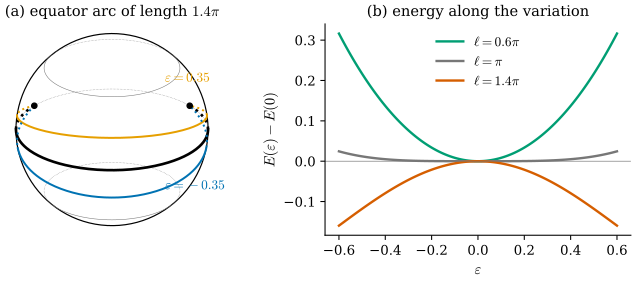

Write the Python code that produced this figure.
"""Figure 44.1.3: a geodesic that is not a minimum of the energy (Section 44.1, Example 44.1.8).

The equator arc gamma(t) = x(pi/2, t), 0 <= t <= ell, of the unit sphere (x(theta, phi) of GUIDELINES 7) and its
variation gamma_eps(t) = x(pi/2 - eps sin(pi t/ell), t), which keeps the endpoints.
(a) ell = 1.4 pi seen from elev 25: the arc (black) and gamma_eps for eps = +-0.35 (orange, blue).
(b) E(eps) - E(0) for ell = 0.6 pi, pi, 1.4 pi (E = (1/2) int |gamma'|^2 dt, trapezoid rule with 4001 points);
    E''(0) = (ell/2)(pi^2/ell^2 - 1) (Example 44.1.8).
Self-checks: E''(0) by finite differences matches the closed form; the variation fixes the endpoints.

Run from the project root: PYTHONPATH=tools python3 chapters/44-discrete-geodesics/figures/fig-44-1-3-energy-saddle.py
"""

import dgmesh as dm
import dgfig

dgfig.setup()
import matplotlib.pyplot as plt  # noqa: E402
import numpy as np  # noqa: E402

col = dgfig.COLORS


def X(th, ph):
    return np.stack([np.sin(th) * np.cos(ph), np.sin(th) * np.sin(ph), np.cos(th) + 0 * ph], -1)


def energy(eps, ell, n=4001):
    t = np.linspace(0, ell, n)
    w = np.pi / ell
    th = np.pi / 2 - eps * np.sin(w * t)
    dth = -eps * w * np.cos(w * t)
    integrand = 0.5 * (dth ** 2 + np.sin(th) ** 2)
    return float(np.trapezoid(integrand, t))


for ell in (0.6 * np.pi, np.pi, 1.4 * np.pi):
    h = 1e-3
    E2 = (energy(h, ell) - 2 * energy(0, ell) + energy(-h, ell)) / h ** 2
    exact = ell / 2 * (np.pi ** 2 / ell ** 2 - 1)
    assert abs(E2 - exact) < 1e-5, (E2, exact)
    print(f"ell = {ell / np.pi:.1f} pi: E''(0) = {exact:+.4f}")

fig, (axa, axb) = plt.subplots(1, 2, figsize=(7.0, 3.1), gridspec_kw={"width_ratios": [1.0, 1.15]})
cam = dm.Ortho(elev=25, azim=0)


def draw3(ax, P, **kw):
    P = np.asarray(P)
    vis = P @ cam.view > -1e-9
    Q = cam(P)
    for mask, ls in ((vis, kw.pop("ls", "-")), (~vis, ":")):
        segm = np.where(mask, 1.0, np.nan)
        ax.plot(Q[:, 0] * segm, Q[:, 1] * segm, ls=ls, **kw)


tt = np.linspace(0, 2 * np.pi, 400)
axa.plot(np.cos(tt), np.sin(tt), color=col["main"], lw=0.9)
for th in (np.pi / 4, np.pi / 2, 3 * np.pi / 4):
    draw3(axa, X(th, tt), color=col["aux"], lw=0.4)
ell = 1.4 * np.pi
t = np.linspace(0, ell, 300)
ph = t - ell / 2           # centre the arc on the front meridian phi = 0
draw3(axa, X(np.pi / 2 + 0 * t, ph), color=col["main"], lw=2.0)
for eps, c in ((0.35, col["accent"]), (-0.35, col["tangent"])):
    draw3(axa, X(np.pi / 2 - eps * np.sin(np.pi * t / ell), ph), color=c, lw=1.5)
for P_ in (X(np.pi / 2, -ell / 2), X(np.pi / 2, ell / 2)):
    c2 = cam(P_[None])[0]
    axa.plot(*c2, "o", color=col["main"], ms=4)
axa.text(0.55, -0.62, r"$\varepsilon = -0.35$", fontsize=10, color=col["tangent"])
axa.text(0.55, 0.5, r"$\varepsilon = 0.35$", fontsize=10, color=col["accent"])
axa.set_aspect("equal")
axa.set_xlim(-1.1, 1.1)
axa.set_ylim(-1.1, 1.1)
axa.set_axis_off()
axa.set_title(r"(a) equator arc of length $1.4\pi$", fontsize=11)

eps = np.linspace(-0.6, 0.6, 121)
for ell, c, lab in ((0.6 * np.pi, col["third"], r"$\ell = 0.6\pi$"), (np.pi, col["aux"], r"$\ell = \pi$"),
                    (1.4 * np.pi, col["normal"], r"$\ell = 1.4\pi$")):
    E0 = energy(0, ell)
    axb.plot(eps, [energy(e, ell) - E0 for e in eps], color=c, lw=1.8, label=lab)
axb.axhline(0, color=col["aux"], lw=0.5)
axb.set_xlabel(r"$\varepsilon$")
axb.set_ylabel(r"$E(\varepsilon) - E(0)$")
axb.legend(frameon=False, loc="upper center")
axb.spines[["top", "right"]].set_visible(False)
axb.set_title("(b) energy along the variation", fontsize=11)
fig.subplots_adjust(left=0.01, right=0.98, top=0.88, bottom=0.17, wspace=0.28)
dgfig.save(fig, __file__)
